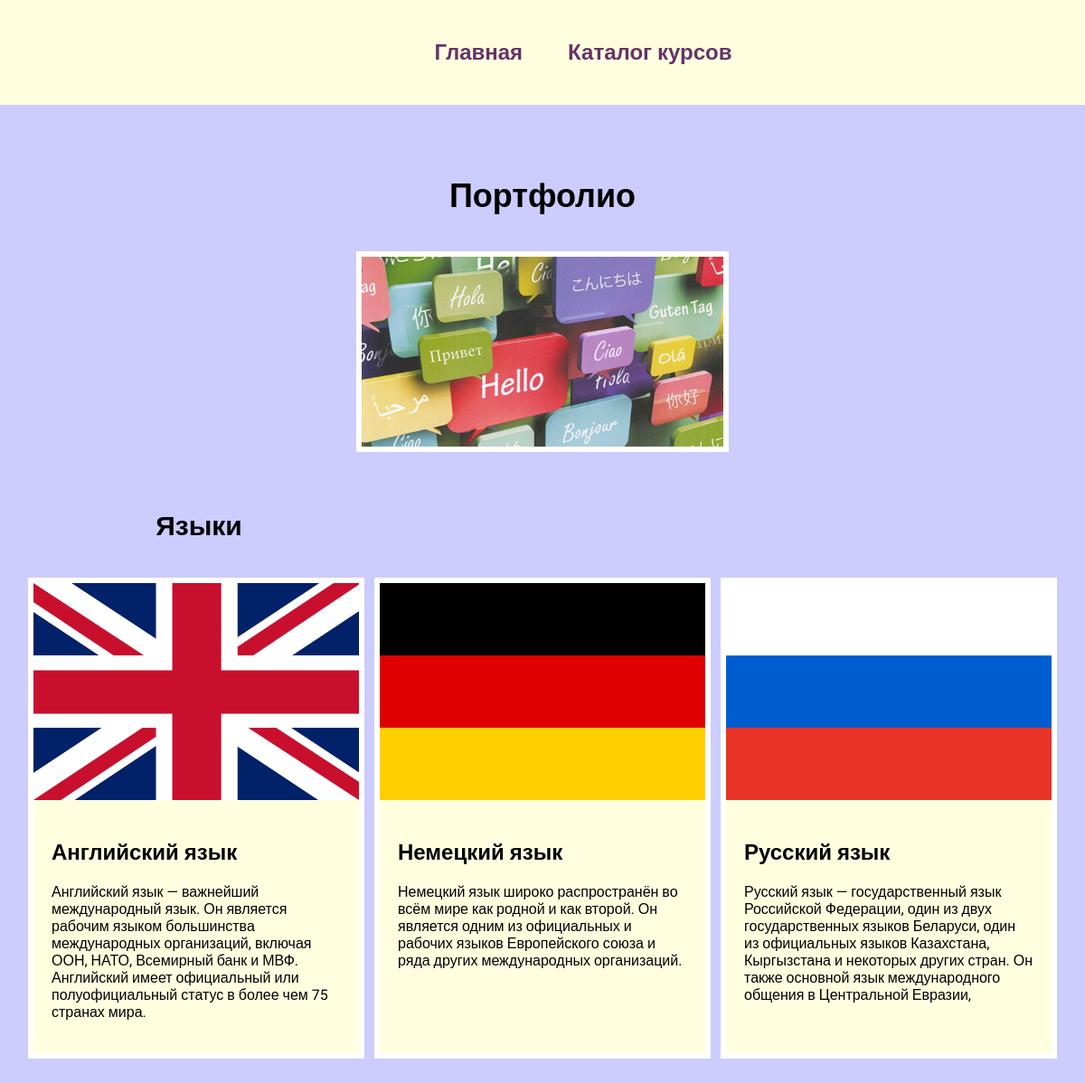
The page / on the database its author committed.
### blogs/models.py (models this page shows)
class Blogs(models.Model):
    title = models.CharField(max_length=100)
    description = models.CharField(max_length=250)
    image = models.ImageField(upload_to='blogs/images/')

### blogs/views.py (the view)
# urls.py: path('', views.index, name='index'),
def index(request):
    projects = Blogs.objects.all()
    return render(request, 'blogs/index.html', {'projects': projects})

### blogs/templates/blogs/index.html
{% extends 'blogs/base.html' %}
{% load static %}
{% block content %}
<h1>Портфолио</h1>
<div class="img">
    <img src="{% static 'blogs/article_54839.jpg' %}" alt="">
</div>
<h2>Языки</h2>
<div class="block">
    {% for project in projects %}
    <div class="element">
        <div><img src="{{ project.image.url }}" alt=""></div>
        <div class="text">
            <h2>{{ project.title }}</h2>
            <p>{{ project.description }}</p>
        </div>
    </div>
    {% endfor %}
</div>
{% endblock %}

### blogs/templates/blogs/base.html (shortened to what this page needs)
<!DOCTYPE html>
{% load static %}
<html lang="en">
<head>
    <link rel="stylesheet" href="{% static 'css/style.css' %}">
</head>
<body>
<div class="menu">
    <div class="wrap">
        <ul>
            <li><a href="{% url 'index' %}">Главная</a></li>
            <li><a href="{% url 'languages' %}">Каталог курсов</a></li>
        </ul>
    </div>
</div>
    <div class="content">
        <div class="wrap">
            {% block content %}
            {% endblock %}
        </div>
    </div>
</body>
</html>

### blogs/static/css/style.css (style rules this page uses)
body { font-family: "Roboto", sans-serif; padding: 0; margin: 0; background: #CCCCFF; }
.wrap { max-width: 1200px; margin: 0 auto; padding: 20px; box-sizing: border-box; }
.block { display: flex; flex-wrap: wrap; justify-content: space-evenly; margin-bottom: 60px; }
.element, .count { background: lightyellow; border: 6px solid #FFF; margin: 20px 0; }
.text { width: 360px; padding: 20px; box-sizing: border-box; }
.block img { width: 360px; height: 240px }
.content h1 { text-align: center; margin: 60px 0 40px; font-size: 36px; }
.img + h2, .text + h2 { text-align: center; margin: 20px 0; font-size: 30px; width: 400px }
.img { text-align: center; margin-bottom: 60px; }
.img img { border: 6px solid #FFF; width: 400px }
.menu { background: lightyellow; display: flex; justify-content: space-between; align-items: center; font-size: 20px; }
.menu .wrap { display: flex; flex-wrap: wrap; justify-content: space-between; align-items: center; }
.menu a { color: #663366; font-weight: bold; text-decoration: none; }
.menu ul { display: flex; list-style: none; font-size: 24px; }
.menu li { margin-left: 50px; }

### rows shown on the page
Blogs: image (picture), title "Английский язык", description "Английский язык — важнейший международный язык. Он является рабочим языком большинства международных организаций, включая ООН, НАТО, Всемирный банк и МВФ. Английский имеет официальный или полуофициальный статус в более чем 75 странах мира."
Blogs: image (picture), title "Немецкий язык", description "Немецкий язык широко распространён во всём мире как родной и как второй. Он является одним из официальных и рабочих языков Европейского союза и ряда других международных организаций."
Blogs: image (picture), title "Русский язык", description "Русский язык — государственный язык Российской Федерации, один из двух государственных языков Беларуси, один из официальных языков Казахстана, Кыргызстана и некоторых других стран. Он также основной язык международного общения в Центральной Евразии,"
